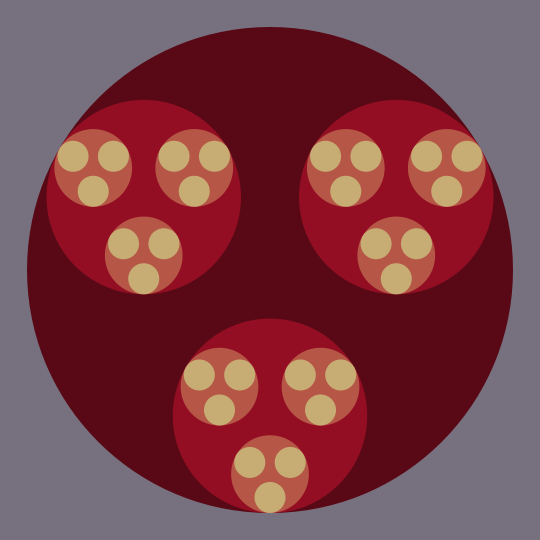
Frame 1 (no input)
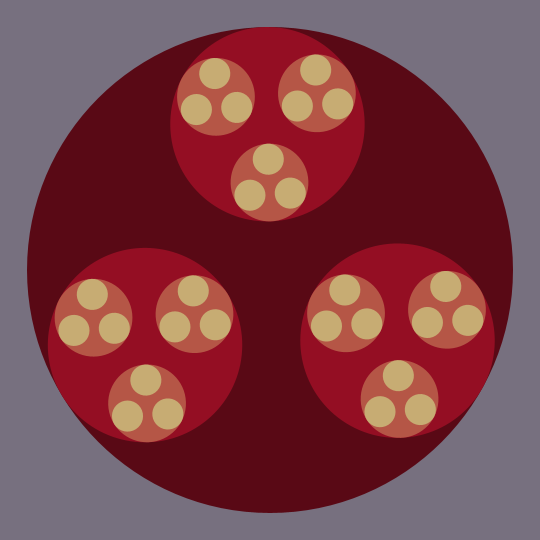
Frame 60 (the mouse pressed at the canvas centre just before this capture)
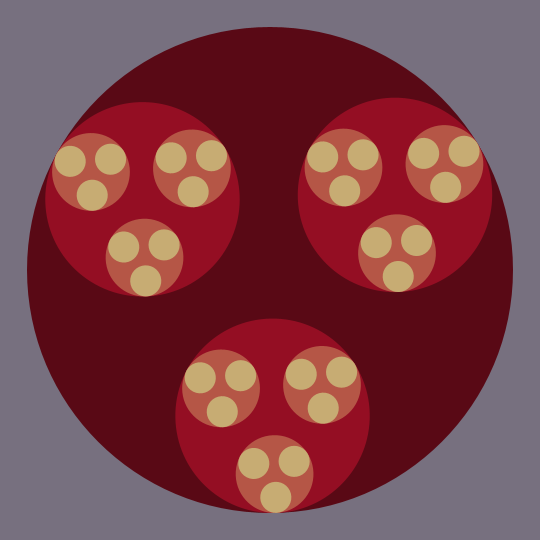
Frame 120 (the mouse held since frame 60 and released just before this capture)

The Processing sketch that drew these frames (run headless with seeded random() and noise(); from frame 60 on, the mouse is pressed at the canvas centre):

// Processing sketch: processing_18162
// ── processing_18162.pde

int MaxDepth = 4;
float Theta = 0;

void setup(){

  size(540,540);
  smooth();
  noStroke();
}

void draw(){

  background(119,112,127);
  translate(width/2,height/2);
  scale(width/2 * 0.9);
  drawCircles(1);
  Theta += radians(1);
  
}

void drawCircles(int depth){

  //四回くりかえすのはここ？
  switch(depth){
  
    case 1: fill(color(89,9,21)); break;
    case 2: fill(color(148,14,35)); break;
    case 3: fill(color(181,86,70)); break;
    case 4: fill(color(199,172,115)); break;
    default: return;
  }
  
  ellipse(0,0,2,2);
  
  for(int i = 0 ; i < 3; i++)
  {
    pushMatrix();
      rotate(Theta + radians(i*120));
      translate(0,0.6);
      scale(0.4);
      drawCircles(depth+1);
    popMatrix();
  }
}
